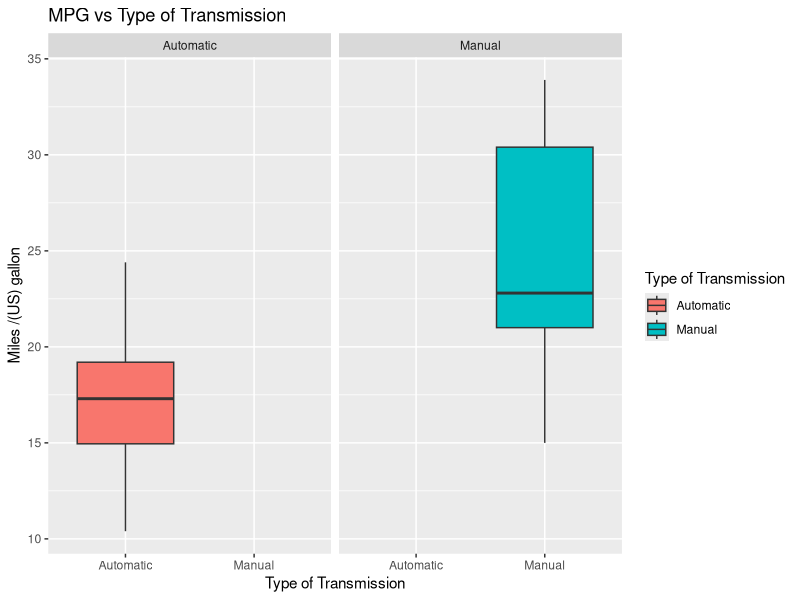
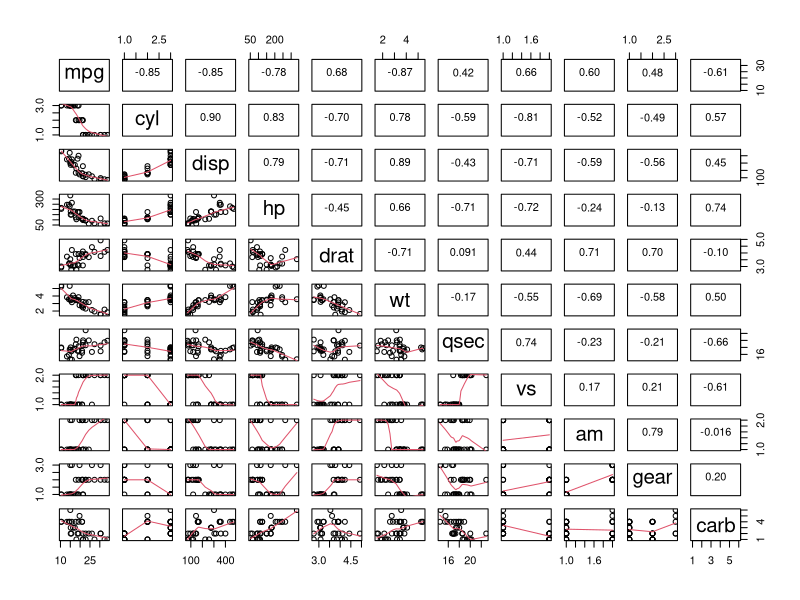
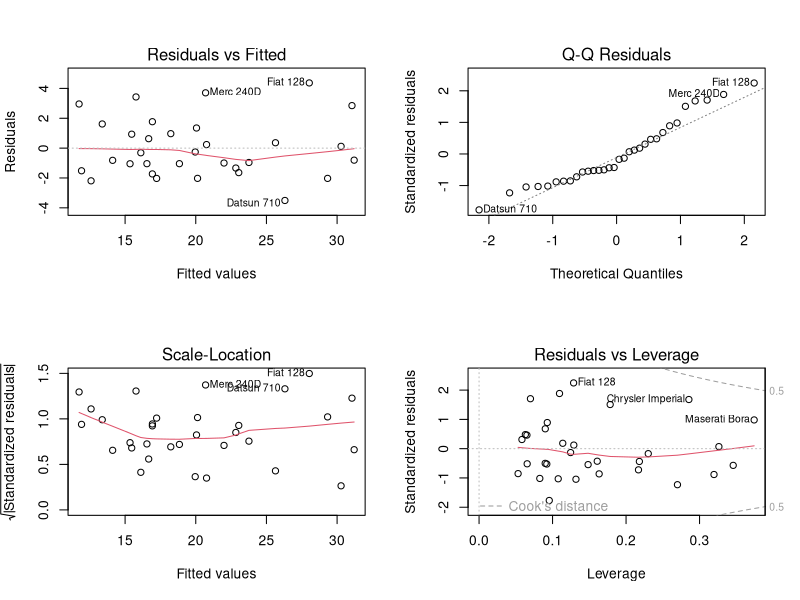

These charts were generated, in order, by the following R code:
## ---- chunk 1
library(plyr)
library(dplyr)
library(ggplot2)
library(magrittr)
library(broom)
library(knitr)
## ---- chunk 2
mtcars$cyl <- factor(mtcars$cyl)
mtcars$vs <- factor(mtcars$vs)
mtcars$am <- factor(mtcars$am)
mtcars$gear <- factor(mtcars$gear)
mtcars$carb <- factor(mtcars$carb)
## ---- chunk 3
levels(mtcars$am) <- c("Automatic", "Manual")
levels(mtcars$vs) <- c("V-engine", "Straight-engine")
## ---- chunk 4
auto_man_T_test <- t.test(mpg~am,mtcars)
auto_man_T_test$p.value
auto_man_T_test$estimate
## ---- chunk 5
full_model <- lm(mpg~., mtcars)
## ---- chunk 6
am_model <- lm(mpg~am, mtcars)
## ---- chunk 7
stepwise_model <- step(full_model, direction = "backward", k=log(nrow(mtcars)), trace = FALSE)
## ---- chunk 8
improved_stepwise_model <- lm(formula = mpg ~ wt + qsec + am + wt:am, data = mtcars)
## ---- chunk 9
bind_rows(glance(full_model),
          glance(am_model),
          glance(stepwise_model),
          glance(improved_stepwise_model)) %>%
    select(
        Adj.r.squared = adj.r.squared,
        RSE = sigma) %>%
    bind_cols(data_frame(Model = c("Model 1", "Model 2", "Model 3", "Model 4")), .) %>%
    kable
## ---- chunk 10
plot_mpg_am <- ggplot(mtcars, aes( x= am,y= mpg, fill = am)) + geom_boxplot() + facet_grid(.~ mtcars$am) + ggtitle("MPG vs Type of Transmission") + labs(fill = 'Type of Transmission') +
    xlab('Type of Transmission') +
    ylab('Miles /(US) gallon')

plot_mpg_am
## ---- chunk 11
panel.cor <- function(x, y, digits = 2, cex.cor, ...)
{
  usr <- par("usr"); on.exit(par(usr))
  par(usr = c(0, 1, 0, 1))
  # correlation coefficient
  r <- cor(x, y)
  txt <- format(c(r, 0.123456789), digits = digits)[1]
  txt <- paste("", txt, sep = "")
  text(0.5, 0.6, txt)
}

pairs(mtcars, lower.panel = panel.smooth,upper.panel = panel.cor)
## ---- chunk 12
par(mfrow = c(2, 2))
plot(improved_stepwise_model)
## ---- chunk 13
summary(improved_stepwise_model)
